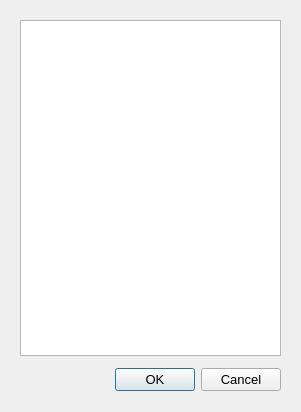
<?xml version="1.0" encoding="UTF-8"?>
<ui version="4.0">
 <class>LayerDialog</class>
 <widget class="QDialog" name="LayerDialog">
  <property name="geometry">
   <rect>
    <x>0</x>
    <y>0</y>
    <width>301</width>
    <height>412</height>
   </rect>
  </property>
  <property name="font">
   <font>
    <pointsize>10</pointsize>
   </font>
  </property>
  <property name="windowTitle">
   <string>Show Layers</string>
  </property>
  <widget class="QWidget" name="">
   <property name="geometry">
    <rect>
     <x>20</x>
     <y>20</y>
     <width>261</width>
     <height>371</height>
    </rect>
   </property>
   <layout class="QVBoxLayout" name="verticalLayout">
    <property name="spacing">
     <number>12</number>
    </property>
    <item>
     <widget class="QListWidget" name="list">
      <property name="sortingEnabled">
       <bool>true</bool>
      </property>
     </widget>
    </item>
    <item>
     <widget class="QDialogButtonBox" name="buttonBox">
      <property name="orientation">
       <enum>Qt::Horizontal</enum>
      </property>
      <property name="standardButtons">
       <set>QDialogButtonBox::Cancel|QDialogButtonBox::Ok</set>
      </property>
     </widget>
    </item>
   </layout>
  </widget>
 </widget>
 <resources/>
 <connections>
  <connection>
   <sender>buttonBox</sender>
   <signal>accepted()</signal>
   <receiver>LayerDialog</receiver>
   <slot>accept()</slot>
   <hints>
    <hint type="sourcelabel">
     <x>248</x>
     <y>254</y>
    </hint>
    <hint type="destinationlabel">
     <x>157</x>
     <y>274</y>
    </hint>
   </hints>
  </connection>
  <connection>
   <sender>buttonBox</sender>
   <signal>rejected()</signal>
   <receiver>LayerDialog</receiver>
   <slot>reject()</slot>
   <hints>
    <hint type="sourcelabel">
     <x>316</x>
     <y>260</y>
    </hint>
    <hint type="destinationlabel">
     <x>286</x>
     <y>274</y>
    </hint>
   </hints>
  </connection>
 </connections>
</ui>
